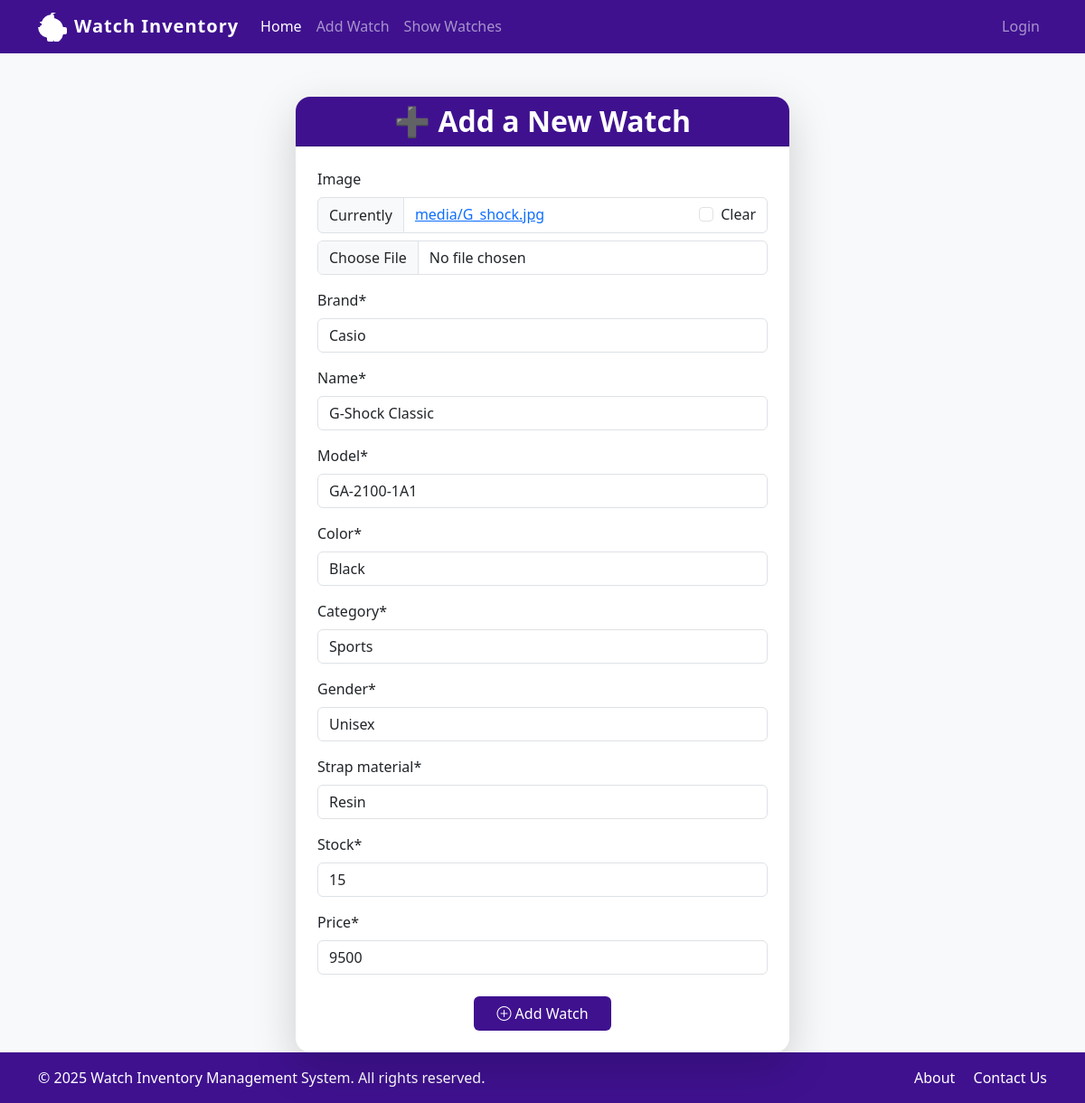
Page /update/4 on the committed database.
### watch_app/models.py (models this page shows)
class Watch(models.Model):
    image = models.ImageField(upload_to="media", null=True, blank=True)
    brand = models.CharField(max_length=100)
    name = models.CharField(max_length=100)
    model = models.CharField(max_length=100)
    color = models.CharField(max_length=100)
    category = models.CharField(max_length=100)
    gender = models.CharField(max_length=100)
    strap_material = models.CharField(max_length=100)
    stock = models.IntegerField()
    price = models.IntegerField()

### watch_app/views.py (the view, shortened to what this page needs)
# urls.py: path('update/<id>',update_watch_view, name="update-watch"),
def update_watch_view(request, id):
    watch = Watch.objects.get(id=id)
    form = WatchForm(instance=watch)
    template_name = "watch_app/add_watch.html"
    context = {'form': form}
    return render(request, template_name, context)

### watch_app/forms.py
class WatchForm(forms.ModelForm):
    class Meta:
        model = Watch
        fields = "__all__"

### templates/watch_app/add_watch.html (shortened to what this page needs)
{% extends 'base.html' %}
{% load crispy_forms_tags %}
{% block content %}
    <div class="container mt-5 d-flex justify-content-center">
    <div class="card shadow-lg border-0 rounded-4 w-50">
        <div class="card-header text-white text-center rounded-top-4" style="background-color: #3f118f;">
            <h2 class="mb-0 fw-bold">➕ Add a New Watch</h2>
        </div>
        <div class="card-body p-4">
            <form method="post" enctype="multipart/form-data">
                {{ form | crispy }}
                <div class="text-center mt-4">
                    <button class="btn text-white px-4" style="background-color: #3f118f;">
                        <i class="bi bi-plus-circle"></i> Add Watch
                    </button>
                </div>
            </form>
        </div>
    </div>
</div>
    <div class="position-fixed top-0 end-0 p-3" style="z-index: 1050;">
        <div class="position-fixed top-0 end-0 p-3" style="z-index: 1050;">
        </div>
    </div>
{% endblock %}

### templates/base.html (style rules this page uses)
body { background-color: #f8f9fa; display: flex; flex-direction: column; min-height: 100vh; margin: 0; padding: 0; }

### rows in the picture
Watch: brand "Casio", name "G-Shock Classic", model "GA-2100-1A1", color "Black", category "Sports", gender "Unisex", strap_material "Resin", stock "15", price "9500"

### other values in the picture
{{ year|default:2025 }} "2025"
